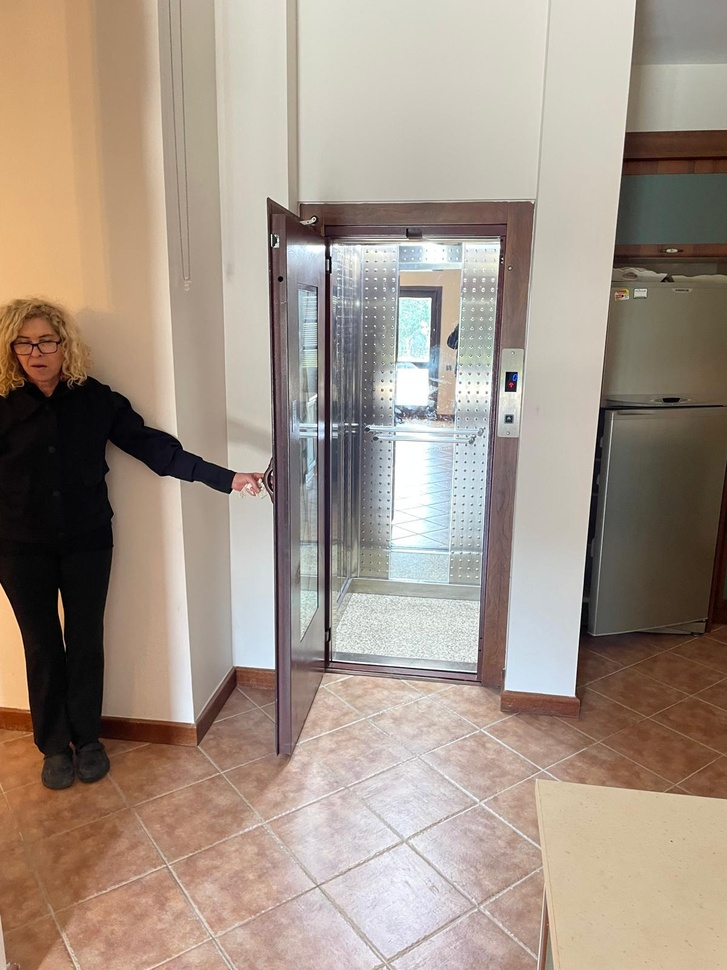
#> input picture kat_1_bodrum_mutfak/WhatsApp Image 2026-08-26 at 11.54.10 (9).jpeg, 727 x 970 px, shrunk from 1200 x 1600 before the run; its folder holds only this picture in this run
$ python sample_plaster_colour_r41.py
#> lines starting #> are read from the running program, lines starting #| are printed output that depends on the picture; after the words box and inside, x2 and y2 are one past the last pixel; in counts of white or black regions, pixels touching at a corner belong together
#!/usr/bin/env python3
"""R41 - measure the house's plaster colour off the photographs.

The review asked, of the attic ceiling: "tavan bu renk mi resimlerden bakinca?"
It was not. The walls carried a cream (linear 0.823, 0.784, 0.694 - red a good
5% over green, blue 12% under it) and the ceilings a warmer white again, while
every photograph of the house shows a near-neutral off-white with the faintest
green cast and no red in it at all.

Rather than eyeball a replacement, this measures one. In each photograph the
plaster is the brightest large surface and it is nearly achromatic, so the
sample is every pixel that is in the top decile of luminance and under 10%
saturation - which picks the lit walls and ceilings and rejects the timber, the
floors, the sky through a window and anything coloured. The per-photograph
medians agree closely (the spread is exposure, not colour), so their median is
the house's plaster.

That gives a colour but not a level: a photograph's exposure says nothing about
albedo. The level is set by what the paint is - a matt emulsion, which sits
near 0.82 - and applied to the measured chromaticity. The ceilings keep the
half-stop they are brighter than the walls.

Writes build/plaster-colour-r41.json for tools/apply_plaster_colour_r41.mjs.
"""
import glob, json
from pathlib import Path
import numpy as np
from PIL import Image

ROOT = Path(__file__).resolve().parents[1]
# every interior photo set in the delivery, so the answer is the house's and
# not one room's
FOLDERS = ['kat_1_bodrum_mutfak', 'kat_1_bodrum_salon', 'kat_2_giris', 'kat_2_ust_salon',
           'kat_2_ust_mutfak', 'kat_3_hol', 'kat_3_master_bedroom', 'kat_3_yatak_odalari',
           'kat_4']
LUMINANCE_PERCENTILE = 92
MAX_SATURATION = 0.10
MIN_PIXELS = 500
WALL_ALBEDO = 0.800
CEILING_ALBEDO = 0.845


def srgb_to_linear(channel):
    c = np.asarray(channel, float)/255.0
    return np.where(c <= 0.04045, c/12.92, ((c + 0.055)/1.055)**2.4)


samples = []
for folder in FOLDERS:
    for path in sorted(glob.glob(str(ROOT/folder/'*'))):
        try:
            pixels = np.asarray(Image.open(path).convert('RGB'), float)
        except Exception:
            continue
        high = pixels.max(2); low = pixels.min(2)
#> after `high = pixels.max(2)`:
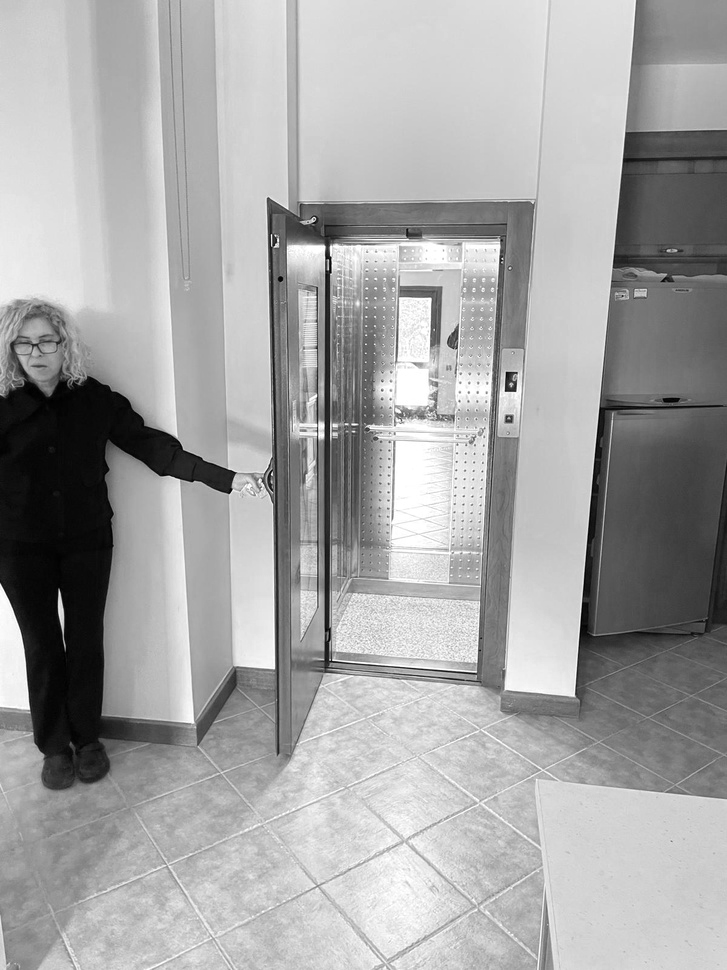
#> high: shape (970, 727) float64; min 0, max 255, mean 164.6
#> after `low = pixels.min(2)`:
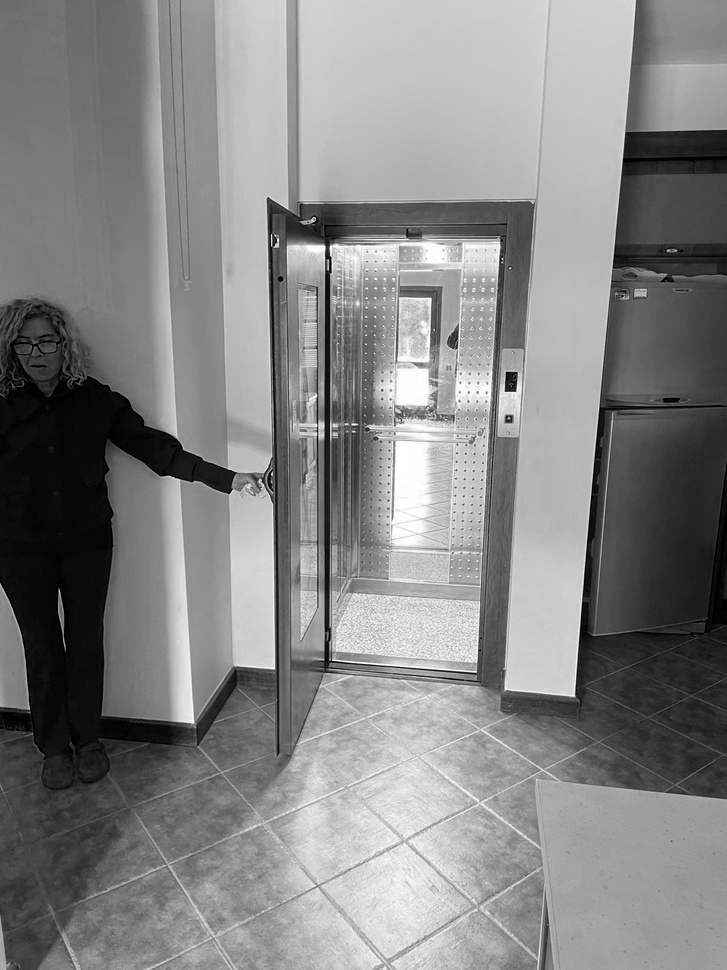
#> low: shape (970, 727) float64; min 0, max 255, mean 132.6
        saturation = np.where(high > 0, (high - low)/np.maximum(high, 1), 0)
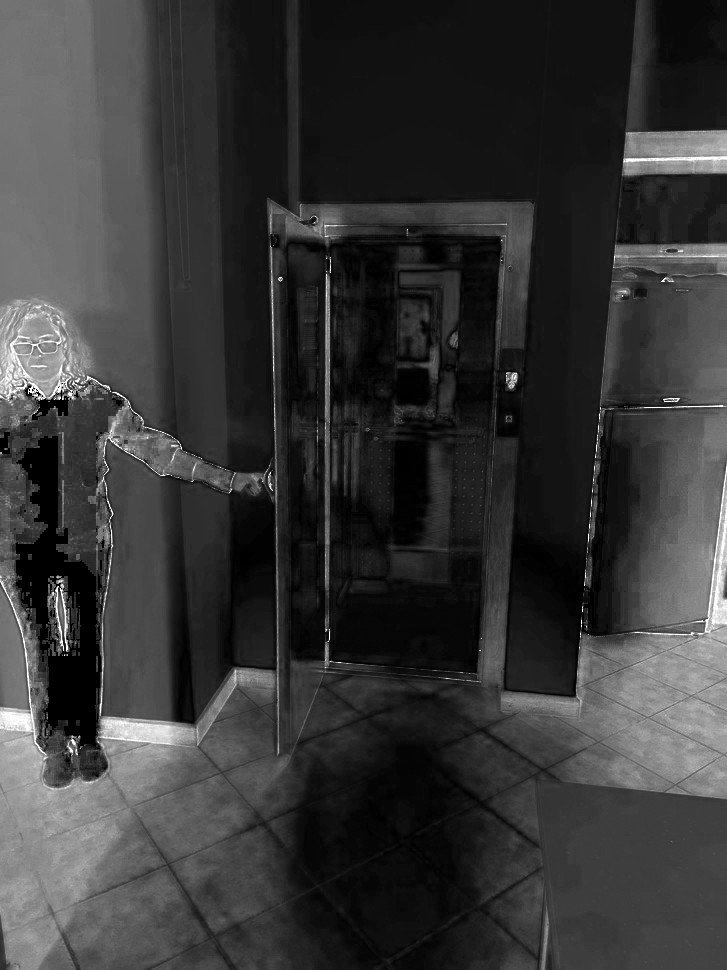
#> saturation: shape (970, 727) float64; min 0, max 1, mean 0.217
        luminance = pixels.mean(2)
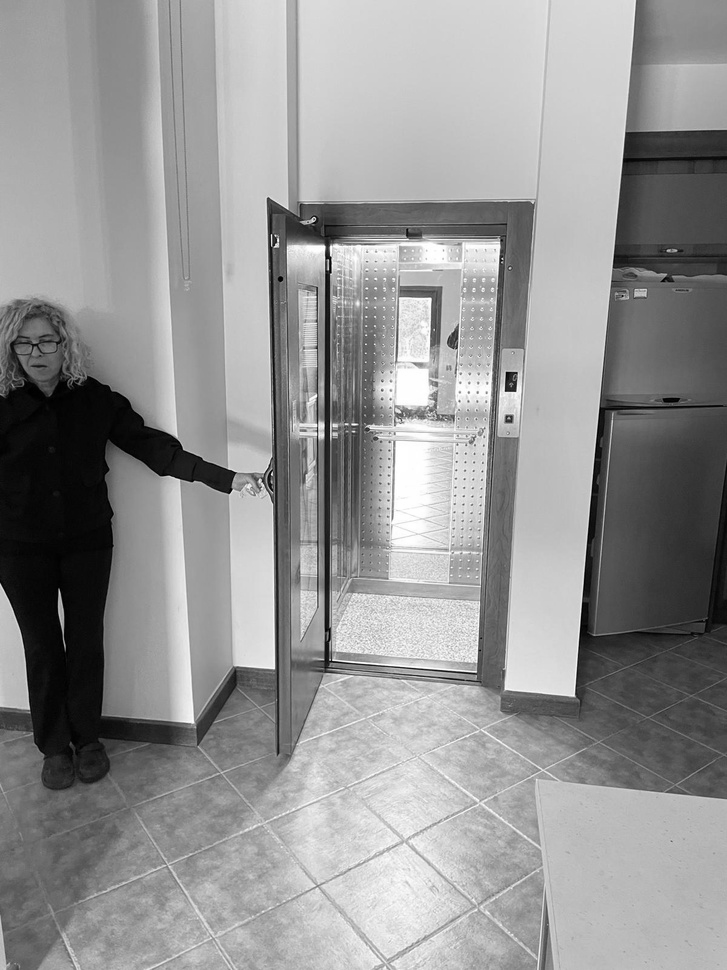
#> luminance: shape (970, 727) float64; min 0, max 255, mean 148.4
        mask = (saturation < MAX_SATURATION) & (luminance > np.percentile(luminance, LUMINANCE_PERCENTILE))
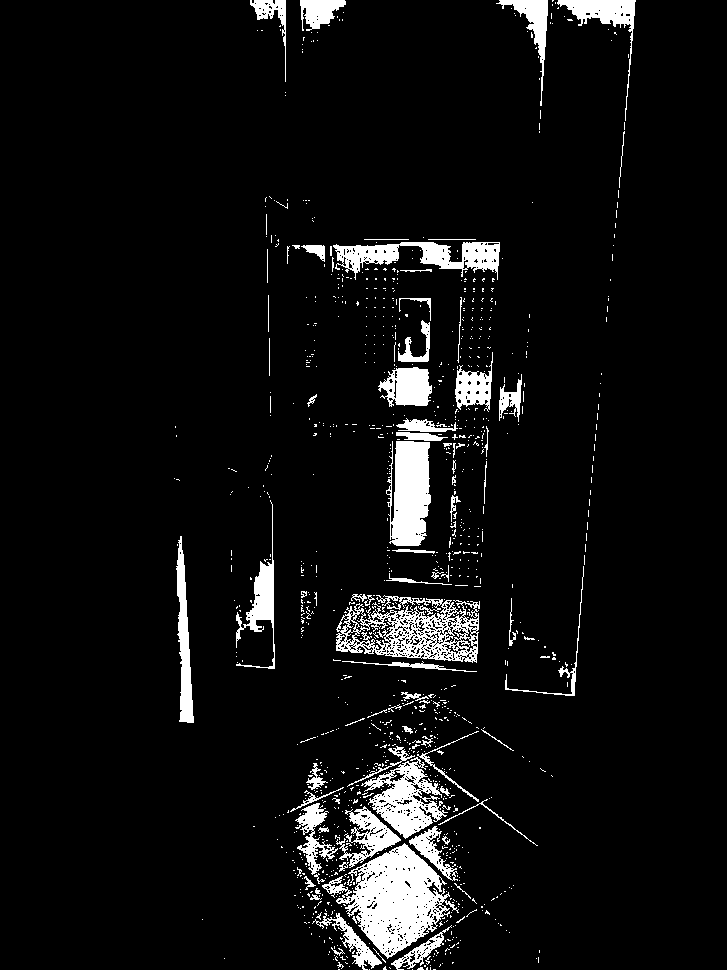
#> mask: shape (970, 727) bool; 6.4% white; 1115 white regions (1032 under 20 px), largest, box (x1, y1, x2, y2) and area: (322, 843, 459, 959) 7146, (336, 595, 480, 663) 4591, (386, 441, 431, 546) 3657
        if mask.sum() < MIN_PIXELS:
            continue
        samples.append({'photo': f'{folder}/{Path(path).name}', 'pixels': int(mask.sum()),
                        'srgb': [round(float(v), 1) for v in np.median(pixels[mask], 0)]})

if len(samples) < 20:
#> (the run stopped early here; a loop or call above may not have finished)
